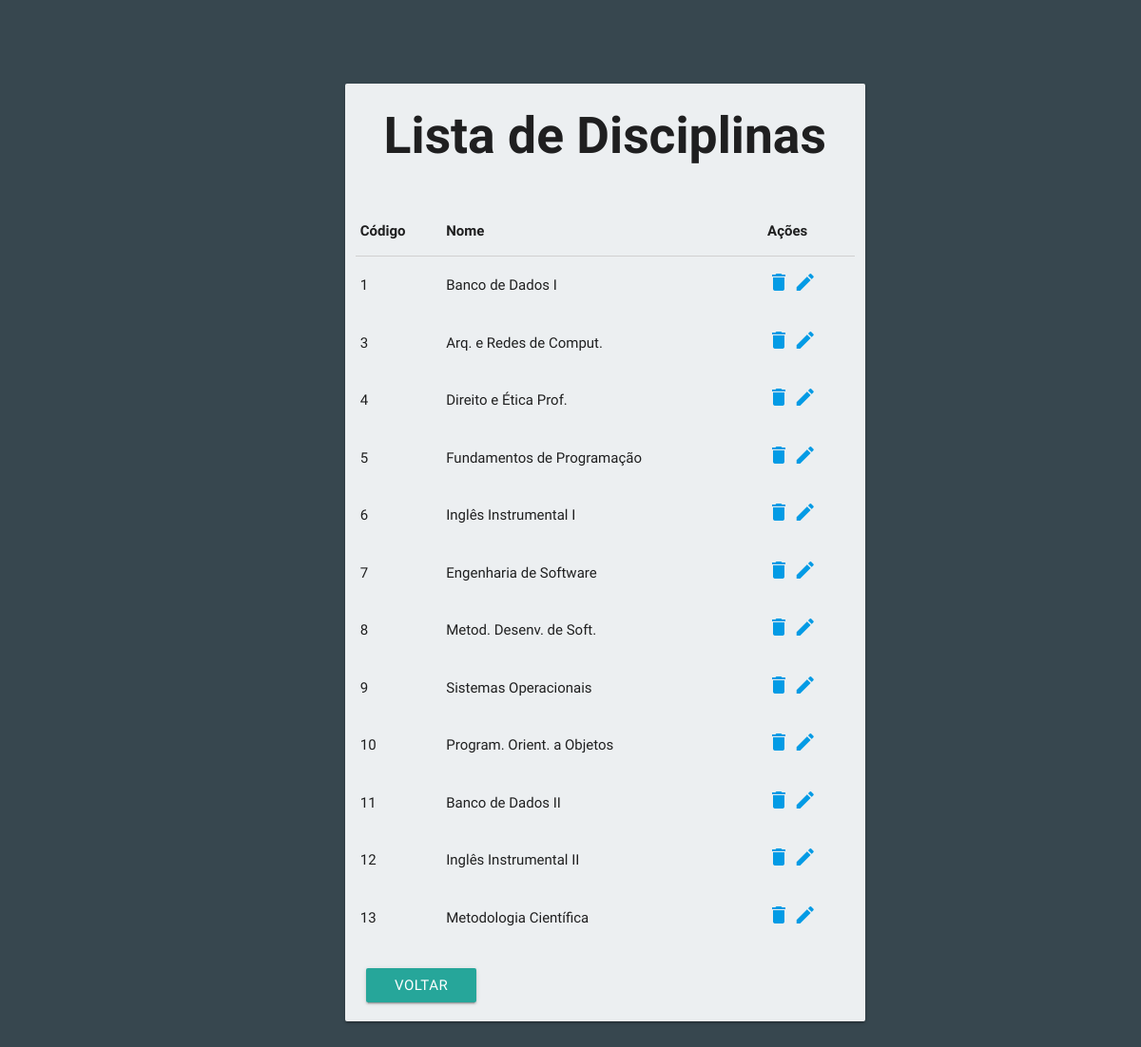
The page /view/listarDisciplina.php (signed in) on the database its author committed.
### tables this page shows
create table DISCIPLINA
(
   CODIGODISCIPLINA     int auto_increment,
   NOMEDISCIPLINA       varchar(50),
   primary key (CODIGODISCIPLINA)
);

### view/listarDisciplina.php (the view, shortened to what this page needs)
<?php require_once 'includes/cabecalhocss.php'; ?>
    <body class="#37474f blue-grey darken-3">
		<div class="valign-wrapper container row formulario">
		<div class="col s12 offset-s3 card center-align card-content #eceff1 blue-grey lighten-5">
        <?php require_once '../model/conexao.php'; ?>
            <?php
            $sql = "SELECT codigoDisciplina, nomeDisciplina FROM disciplina";
            $query = mysqli_query($conn, $sql) or die("Não foi possível listar a(s) disciplinas(s). Erro: " . mysqli_error($conn));?>
            <?php if (mysqli_num_rows($query) > 0):?>
                <h2><b>Lista de Disciplinas</b></h2>
				<br>
				<div>
				<table class="highlight">
					<tbody>
						<thead>
							<tr>
								<th>Código</th>
								<th>Nome</th>
								<th>Ações</th>
							</tr>
						</thead>
                <?php while ($row = mysqli_fetch_assoc($query)): ?>
							<tr>
								<td><?php echo $row['codigoDisciplina'] ?></td>
								<td><?php echo $row['nomeDisciplina'] ?></td>
								<td><a href="../model/excluir/excluirDisciplina.php?codigoDisciplina=<?php echo $row['codigoDisciplina']; ?>"><i class="material-icons">delete</i></a>
								<a href="../view/editarDisciplina.php?codigoDisciplina=<?php echo $row['codigoDisciplina']; ?>"><i class="material-icons">edit</i></a></td>
							</tr>
                <?php endwhile; ?>
					</tbody>
				</table>
				<br/>
                <div class="row col s4 left-align">
				<button class="btn waves-effect waves-light" type="button" name="voltar" onclick="location.href='cadastrarDisciplinas.php'">Voltar</button>
				</div>
				<?php else:?>
                <script type='text/javascript'>alert('Não há registro de disciplinas no banco de dados!');location.href='cadastrarDisciplinas.php';</script>
				<?php endif?>
				</div>
			</div>
<?php require_once 'includes/rodapecss.php'; ?>

### view/includes/cabecalhocss.php (shortened to what this page needs)
<!DOCTYPE html>
<html lang="pt-br">
<head>
	<link rel="stylesheet" href="../css/materialize.css">
	<link rel="stylesheet" href="../css/custom.css">
</head>

### view/includes/rodapecss.php (shortened to what this page needs)
</body>
</html>

### css/custom.css (style rules this page uses)
.formulario { padding-top: 80px; padding-right: 110px; }

### rows shown on the page
disciplina: CODIGODISCIPLINA "1", NOMEDISCIPLINA "Banco de Dados I"
disciplina: CODIGODISCIPLINA "3", NOMEDISCIPLINA "Arq. e Redes de Comput."
disciplina: CODIGODISCIPLINA "4", NOMEDISCIPLINA "Direito e Ética Prof."
disciplina: CODIGODISCIPLINA "5", NOMEDISCIPLINA "Fundamentos de Programação"
disciplina: CODIGODISCIPLINA "6", NOMEDISCIPLINA "Inglês Instrumental I"
disciplina: CODIGODISCIPLINA "7", NOMEDISCIPLINA "Engenharia de Software"
disciplina: CODIGODISCIPLINA "8", NOMEDISCIPLINA "Metod. Desenv. de Soft."
disciplina: CODIGODISCIPLINA "9", NOMEDISCIPLINA "Sistemas Operacionais"
disciplina: CODIGODISCIPLINA "10", NOMEDISCIPLINA "Program. Orient. a Objetos"
disciplina: CODIGODISCIPLINA "11", NOMEDISCIPLINA "Banco de Dados II"
disciplina: CODIGODISCIPLINA "12", NOMEDISCIPLINA "Inglês Instrumental II"
disciplina: CODIGODISCIPLINA "13", NOMEDISCIPLINA "Metodologia Científica"
